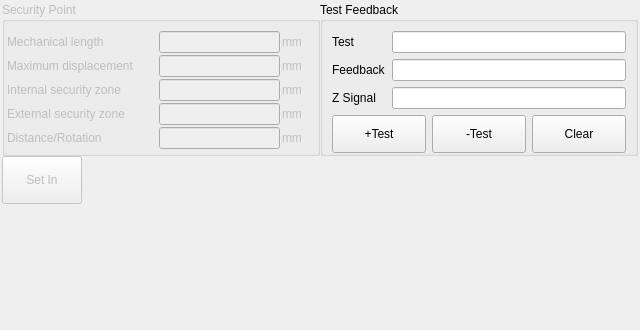
<?xml version="1.0" encoding="UTF-8"?>
<ui version="4.0">
 <class>AxisSettingsFrame</class>
 <widget class="QFrame" name="AxisSettingsFrame">
  <property name="geometry">
   <rect>
    <x>0</x>
    <y>0</y>
    <width>640</width>
    <height>330</height>
   </rect>
  </property>
  <property name="windowTitle">
   <string>Frame</string>
  </property>
  <property name="styleSheet">
   <string notr="true">QMessageBox QAbstractButton
{
    min-width: 90px;
	min-height:30px;
}
</string>
  </property>
  <property name="frameShape">
   <enum>QFrame::NoFrame</enum>
  </property>
  <property name="frameShadow">
   <enum>QFrame::Plain</enum>
  </property>
  <layout class="QVBoxLayout" name="verticalLayout">
   <property name="spacing">
    <number>0</number>
   </property>
   <property name="leftMargin">
    <number>2</number>
   </property>
   <property name="topMargin">
    <number>2</number>
   </property>
   <property name="rightMargin">
    <number>2</number>
   </property>
   <property name="bottomMargin">
    <number>2</number>
   </property>
   <item>
    <layout class="QHBoxLayout" name="horizontalLayout_3">
     <item>
      <widget class="QGroupBox" name="securityPointGroupBox">
       <property name="enabled">
        <bool>false</bool>
       </property>
       <property name="title">
        <string>Security Point</string>
       </property>
       <layout class="QGridLayout" name="gridLayout">
        <property name="leftMargin">
         <number>2</number>
        </property>
        <property name="bottomMargin">
         <number>2</number>
        </property>
        <property name="spacing">
         <number>2</number>
        </property>
        <item row="1" column="0">
         <widget class="QLabel" name="label_2">
          <property name="sizePolicy">
           <sizepolicy hsizetype="Fixed" vsizetype="Preferred">
            <horstretch>0</horstretch>
            <verstretch>0</verstretch>
           </sizepolicy>
          </property>
          <property name="minimumSize">
           <size>
            <width>150</width>
            <height>0</height>
           </size>
          </property>
          <property name="text">
           <string>Maximum displacement</string>
          </property>
         </widget>
        </item>
        <item row="1" column="1">
         <widget class="ICLineEditWithVirtualNumericKeypad" name="maximumDisplacementLineEdit">
          <property name="text">
           <string notr="true"/>
          </property>
         </widget>
        </item>
        <item row="2" column="0">
         <widget class="QLabel" name="minLabel">
          <property name="sizePolicy">
           <sizepolicy hsizetype="Fixed" vsizetype="Preferred">
            <horstretch>0</horstretch>
            <verstretch>0</verstretch>
           </sizepolicy>
          </property>
          <property name="minimumSize">
           <size>
            <width>150</width>
            <height>0</height>
           </size>
          </property>
          <property name="text">
           <string>Internal security zone</string>
          </property>
         </widget>
        </item>
        <item row="2" column="1">
         <widget class="ICLineEditWithVirtualNumericKeypad" name="internalSecurityZoneLineEdit">
          <property name="text">
           <string notr="true"/>
          </property>
         </widget>
        </item>
        <item row="3" column="0">
         <widget class="QLabel" name="maxLabel">
          <property name="sizePolicy">
           <sizepolicy hsizetype="Fixed" vsizetype="Preferred">
            <horstretch>0</horstretch>
            <verstretch>0</verstretch>
           </sizepolicy>
          </property>
          <property name="minimumSize">
           <size>
            <width>150</width>
            <height>0</height>
           </size>
          </property>
          <property name="text">
           <string>External security zone</string>
          </property>
         </widget>
        </item>
        <item row="3" column="1">
         <widget class="ICLineEditWithVirtualNumericKeypad" name="externalSecurityZoneLineEdit">
          <property name="text">
           <string notr="true"/>
          </property>
         </widget>
        </item>
        <item row="1" column="2">
         <widget class="QLabel" name="label_4">
          <property name="sizePolicy">
           <sizepolicy hsizetype="Fixed" vsizetype="Preferred">
            <horstretch>0</horstretch>
            <verstretch>0</verstretch>
           </sizepolicy>
          </property>
          <property name="minimumSize">
           <size>
            <width>26</width>
            <height>0</height>
           </size>
          </property>
          <property name="text">
           <string>mm</string>
          </property>
         </widget>
        </item>
        <item row="2" column="2">
         <widget class="QLabel" name="minUnitLabel">
          <property name="sizePolicy">
           <sizepolicy hsizetype="Fixed" vsizetype="Preferred">
            <horstretch>0</horstretch>
            <verstretch>0</verstretch>
           </sizepolicy>
          </property>
          <property name="minimumSize">
           <size>
            <width>26</width>
            <height>0</height>
           </size>
          </property>
          <property name="text">
           <string>mm</string>
          </property>
         </widget>
        </item>
        <item row="3" column="2">
         <widget class="QLabel" name="maxUnitLabel">
          <property name="sizePolicy">
           <sizepolicy hsizetype="Fixed" vsizetype="Preferred">
            <horstretch>0</horstretch>
            <verstretch>0</verstretch>
           </sizepolicy>
          </property>
          <property name="minimumSize">
           <size>
            <width>26</width>
            <height>0</height>
           </size>
          </property>
          <property name="text">
           <string>mm</string>
          </property>
         </widget>
        </item>
        <item row="4" column="2">
         <widget class="QLabel" name="label_11">
          <property name="sizePolicy">
           <sizepolicy hsizetype="Fixed" vsizetype="Preferred">
            <horstretch>0</horstretch>
            <verstretch>0</verstretch>
           </sizepolicy>
          </property>
          <property name="minimumSize">
           <size>
            <width>26</width>
            <height>0</height>
           </size>
          </property>
          <property name="text">
           <string>mm</string>
          </property>
         </widget>
        </item>
        <item row="4" column="1">
         <widget class="ICLineEditWithVirtualNumericKeypad" name="distanceRotationEdit">
          <property name="text">
           <string notr="true"/>
          </property>
         </widget>
        </item>
        <item row="4" column="0">
         <widget class="QLabel" name="label_8">
          <property name="sizePolicy">
           <sizepolicy hsizetype="Fixed" vsizetype="Preferred">
            <horstretch>0</horstretch>
            <verstretch>0</verstretch>
           </sizepolicy>
          </property>
          <property name="minimumSize">
           <size>
            <width>150</width>
            <height>0</height>
           </size>
          </property>
          <property name="text">
           <string>Distance/Rotation</string>
          </property>
         </widget>
        </item>
        <item row="0" column="1">
         <widget class="ICLineEditWithVirtualNumericKeypad" name="mechanicalLengthLineEdit">
          <property name="enabled">
           <bool>false</bool>
          </property>
          <property name="text">
           <string notr="true"/>
          </property>
         </widget>
        </item>
        <item row="0" column="2">
         <widget class="QLabel" name="label_3">
          <property name="sizePolicy">
           <sizepolicy hsizetype="Fixed" vsizetype="Preferred">
            <horstretch>0</horstretch>
            <verstretch>0</verstretch>
           </sizepolicy>
          </property>
          <property name="minimumSize">
           <size>
            <width>26</width>
            <height>0</height>
           </size>
          </property>
          <property name="text">
           <string>mm</string>
          </property>
         </widget>
        </item>
        <item row="0" column="0">
         <widget class="QLabel" name="label">
          <property name="sizePolicy">
           <sizepolicy hsizetype="Fixed" vsizetype="Preferred">
            <horstretch>0</horstretch>
            <verstretch>0</verstretch>
           </sizepolicy>
          </property>
          <property name="minimumSize">
           <size>
            <width>150</width>
            <height>0</height>
           </size>
          </property>
          <property name="text">
           <string>Mechanical length</string>
          </property>
         </widget>
        </item>
       </layout>
      </widget>
     </item>
     <item>
      <widget class="QGroupBox" name="groupBox_2">
       <property name="title">
        <string>Test Feedback</string>
       </property>
       <layout class="QFormLayout" name="formLayout_2">
        <property name="bottomMargin">
         <number>0</number>
        </property>
        <item row="0" column="0">
         <widget class="QLabel" name="label_5">
          <property name="text">
           <string>Test</string>
          </property>
         </widget>
        </item>
        <item row="0" column="1">
         <widget class="QLineEdit" name="testLineEdit">
          <property name="text">
           <string notr="true"/>
          </property>
         </widget>
        </item>
        <item row="1" column="0">
         <widget class="QLabel" name="label_6">
          <property name="text">
           <string>Feedback</string>
          </property>
         </widget>
        </item>
        <item row="1" column="1">
         <widget class="QLineEdit" name="feedbackEdit">
          <property name="text">
           <string notr="true"/>
          </property>
         </widget>
        </item>
        <item row="2" column="0">
         <widget class="QLabel" name="label_7">
          <property name="text">
           <string>Z Signal</string>
          </property>
         </widget>
        </item>
        <item row="2" column="1">
         <widget class="QLineEdit" name="zSignalEdit">
          <property name="text">
           <string notr="true"/>
          </property>
         </widget>
        </item>
        <item row="3" column="0" colspan="2">
         <layout class="QHBoxLayout" name="horizontalLayout">
          <item>
           <widget class="QPushButton" name="testPushButton">
            <property name="sizePolicy">
             <sizepolicy hsizetype="Preferred" vsizetype="Preferred">
              <horstretch>0</horstretch>
              <verstretch>0</verstretch>
             </sizepolicy>
            </property>
            <property name="minimumSize">
             <size>
              <width>80</width>
              <height>38</height>
             </size>
            </property>
            <property name="text">
             <string>+Test</string>
            </property>
           </widget>
          </item>
          <item>
           <widget class="QPushButton" name="revTestPushButton">
            <property name="sizePolicy">
             <sizepolicy hsizetype="Preferred" vsizetype="Preferred">
              <horstretch>0</horstretch>
              <verstretch>0</verstretch>
             </sizepolicy>
            </property>
            <property name="minimumSize">
             <size>
              <width>80</width>
              <height>38</height>
             </size>
            </property>
            <property name="text">
             <string>-Test</string>
            </property>
           </widget>
          </item>
          <item>
           <widget class="QPushButton" name="pushButton">
            <property name="sizePolicy">
             <sizepolicy hsizetype="Preferred" vsizetype="Preferred">
              <horstretch>0</horstretch>
              <verstretch>0</verstretch>
             </sizepolicy>
            </property>
            <property name="minimumSize">
             <size>
              <width>80</width>
              <height>38</height>
             </size>
            </property>
            <property name="text">
             <string>Clear</string>
            </property>
           </widget>
          </item>
         </layout>
        </item>
       </layout>
      </widget>
     </item>
    </layout>
   </item>
   <item>
    <layout class="QHBoxLayout" name="horizontalLayout_2">
     <item>
      <widget class="QToolButton" name="saveToolButton">
       <property name="enabled">
        <bool>false</bool>
       </property>
       <property name="sizePolicy">
        <sizepolicy hsizetype="Preferred" vsizetype="Preferred">
         <horstretch>0</horstretch>
         <verstretch>0</verstretch>
        </sizepolicy>
       </property>
       <property name="minimumSize">
        <size>
         <width>80</width>
         <height>48</height>
        </size>
       </property>
       <property name="maximumSize">
        <size>
         <width>80</width>
         <height>48</height>
        </size>
       </property>
       <property name="text">
        <string>Set In</string>
       </property>
      </widget>
     </item>
     <item>
      <widget class="QLabel" name="guildLabel">
       <property name="text">
        <string/>
       </property>
      </widget>
     </item>
    </layout>
   </item>
   <item>
    <spacer name="verticalSpacer">
     <property name="orientation">
      <enum>Qt::Vertical</enum>
     </property>
     <property name="sizeHint" stdset="0">
      <size>
       <width>20</width>
       <height>40</height>
      </size>
     </property>
    </spacer>
   </item>
  </layout>
 </widget>
 <customwidgets>
  <customwidget>
   <class>ICLineEditWithVirtualNumericKeypad</class>
   <extends>QLineEdit</extends>
   <header>iclineeditwithvirtualnumerickeypad.h</header>
  </customwidget>
 </customwidgets>
 <resources/>
 <connections/>
</ui>
